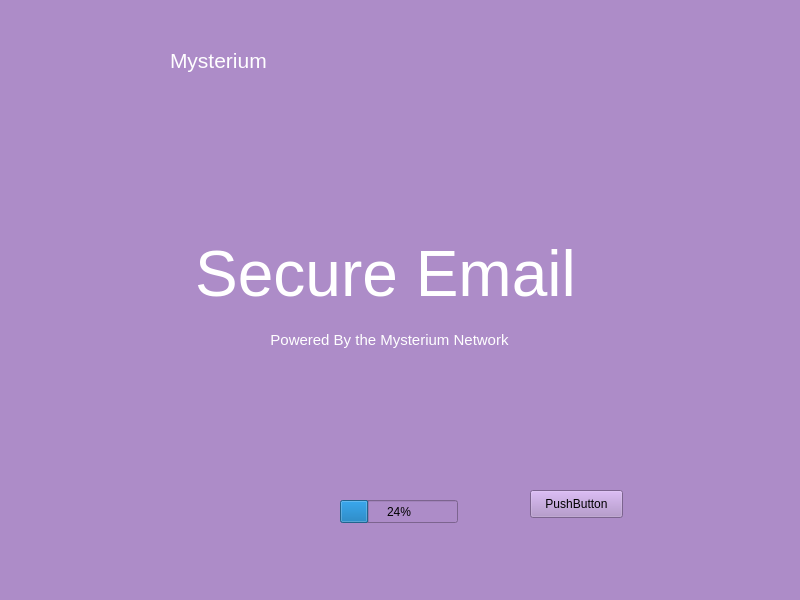
<?xml version="1.0" encoding="UTF-8"?>
<ui version="4.0">
 <class>MainWindow</class>
 <widget class="QMainWindow" name="MainWindow">
  <property name="geometry">
   <rect>
    <x>0</x>
    <y>0</y>
    <width>800</width>
    <height>600</height>
   </rect>
  </property>
  <property name="windowTitle">
   <string>MainWindow</string>
  </property>
  <property name="styleSheet">
   <string notr="true">background-color: rgb(173, 140, 200)</string>
  </property>
  <widget class="QWidget" name="centralwidget">
   <widget class="QLabel" name="TopRightLogo">
    <property name="geometry">
     <rect>
      <x>30</x>
      <y>20</y>
      <width>121</width>
      <height>81</height>
     </rect>
    </property>
    <property name="autoFillBackground">
     <bool>false</bool>
    </property>
    <property name="text">
     <string/>
    </property>
    <property name="pixmap">
     <pixmap>../../assets/mysterium-small.png</pixmap>
    </property>
    <property name="scaledContents">
     <bool>false</bool>
    </property>
    <property name="wordWrap">
     <bool>false</bool>
    </property>
   </widget>
   <widget class="QProgressBar" name="progressBar">
    <property name="geometry">
     <rect>
      <x>340</x>
      <y>500</y>
      <width>118</width>
      <height>23</height>
     </rect>
    </property>
    <property name="value">
     <number>24</number>
    </property>
   </widget>
   <widget class="QLabel" name="TRLText">
    <property name="geometry">
     <rect>
      <x>170</x>
      <y>40</y>
      <width>131</width>
      <height>41</height>
     </rect>
    </property>
    <property name="font">
     <font>
      <pointsize>16</pointsize>
     </font>
    </property>
    <property name="autoFillBackground">
     <bool>false</bool>
    </property>
    <property name="text">
     <string>&lt;html&gt;&lt;head/&gt;&lt;body&gt;&lt;p&gt;&lt;span style=&quot; color:#ffffff;&quot;&gt;Mysterium&lt;/span&gt;&lt;/p&gt;&lt;/body&gt;&lt;/html&gt;</string>
    </property>
    <property name="scaledContents">
     <bool>true</bool>
    </property>
   </widget>
   <widget class="QLabel" name="MainTitle">
    <property name="geometry">
     <rect>
      <x>160</x>
      <y>220</y>
      <width>451</width>
      <height>111</height>
     </rect>
    </property>
    <property name="font">
     <font>
      <pointsize>48</pointsize>
     </font>
    </property>
    <property name="text">
     <string>&lt;html&gt;&lt;head/&gt;&lt;body&gt;&lt;p align=&quot;center&quot;&gt;&lt;span style=&quot; color:#ffffff;&quot;&gt;Secure Email&lt;/span&gt;&lt;/p&gt;&lt;/body&gt;&lt;/html&gt;</string>
    </property>
   </widget>
   <widget class="QLabel" name="label">
    <property name="geometry">
     <rect>
      <x>164</x>
      <y>330</y>
      <width>451</width>
      <height>20</height>
     </rect>
    </property>
    <property name="font">
     <font>
      <pointsize>11</pointsize>
     </font>
    </property>
    <property name="text">
     <string>&lt;html&gt;&lt;head/&gt;&lt;body&gt;&lt;p align=&quot;center&quot;&gt;&lt;span style=&quot; color:#ffffff;&quot;&gt;Powered By the Mysterium Network&lt;/span&gt;&lt;/p&gt;&lt;/body&gt;&lt;/html&gt;</string>
    </property>
   </widget>
   <widget class="QPushButton" name="pushButton">
    <property name="geometry">
     <rect>
      <x>530</x>
      <y>490</y>
      <width>93</width>
      <height>28</height>
     </rect>
    </property>
    <property name="text">
     <string>PushButton</string>
    </property>
   </widget>
  </widget>
  <widget class="QMenuBar" name="menubar">
   <property name="geometry">
    <rect>
     <x>0</x>
     <y>0</y>
     <width>800</width>
     <height>26</height>
    </rect>
   </property>
  </widget>
  <widget class="QStatusBar" name="statusbar"/>
 </widget>
 <resources/>
 <connections/>
</ui>
